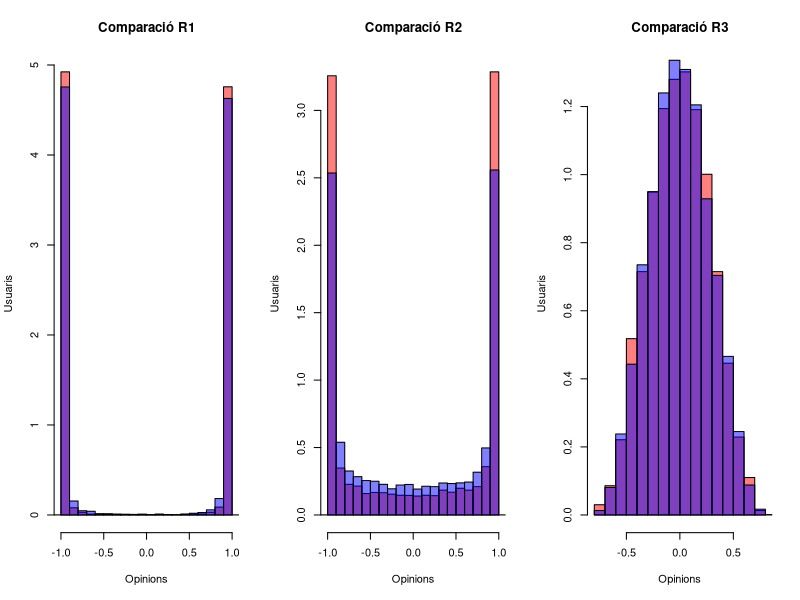

Recreate this plot in R.
moure_esquerra <- function(i){
  i - ((1 + i) / 4)
}

moure_dreta <- function(i){
  i + ((1 - i) / 4)
}

R1 <- function(x){  
  runif(1) <= ((1 - x)^2 / ((1 + x)^2 + (1 - x)^2)) 
}

R2 <- function(x){  
  runif(1) <= (1 - x) / 2
}

R3 <- function(x){  
  runif(1) <= (1 + x) / 2
}

crea_histograma <- function(escenari, regla, N, T) {
  if (escenari == "S1") {
    x <- runif(N, min = -1, max = 1)
  } else if (escenari == "S2") {
    x <- rnorm(N, mean = 0, sd = sqrt(1/13))
  }
  
  for (t in 1:T){
    for (i in 1:N){
      if (regla(x[i])) { 
        x[i] <- moure_esquerra(x[i])
      } else { 
        x[i] <- moure_dreta(x[i])
      }
    }
  }
  return(x)
}

# Assignació d'usuaris i passos
N <- 10000
T <- 15

# Regles (l'utilitzarem com a funció i com a str)
regles <- list(R1 = R1, R2 = R2, R3 = R3)


par(mfrow = c(1, 3))


for (i in seq_along(regles)) {
  regla <- regles[[i]]  
  nom_regla <- names(regles)[i]  # Obtener nombre de la regla
  
  # Creació d'histogrames S1 i S2 amb les tres regles
  resultat_S1 <- crea_histograma("S1", regla, N, T)
  resultat_S2 <- crea_histograma("S2", regla, N, T)
  
  # Histograma S1
  hist(resultat_S1, 
       main = paste("Comparació", nom_regla),
       
       xlab = "Opinions",
       ylab = "Usuaris",
       col = rgb(1, 0, 0, 0.5),  # Rojo semitransparente
       border = "black",
       freq = F
       )  
  
  # Histograma distribució S2
  hist(resultat_S2, 
       
       col = rgb(0, 0, 1, 0.5),  
       border = "black",
       freq = F,
       add = TRUE)  
  
}
